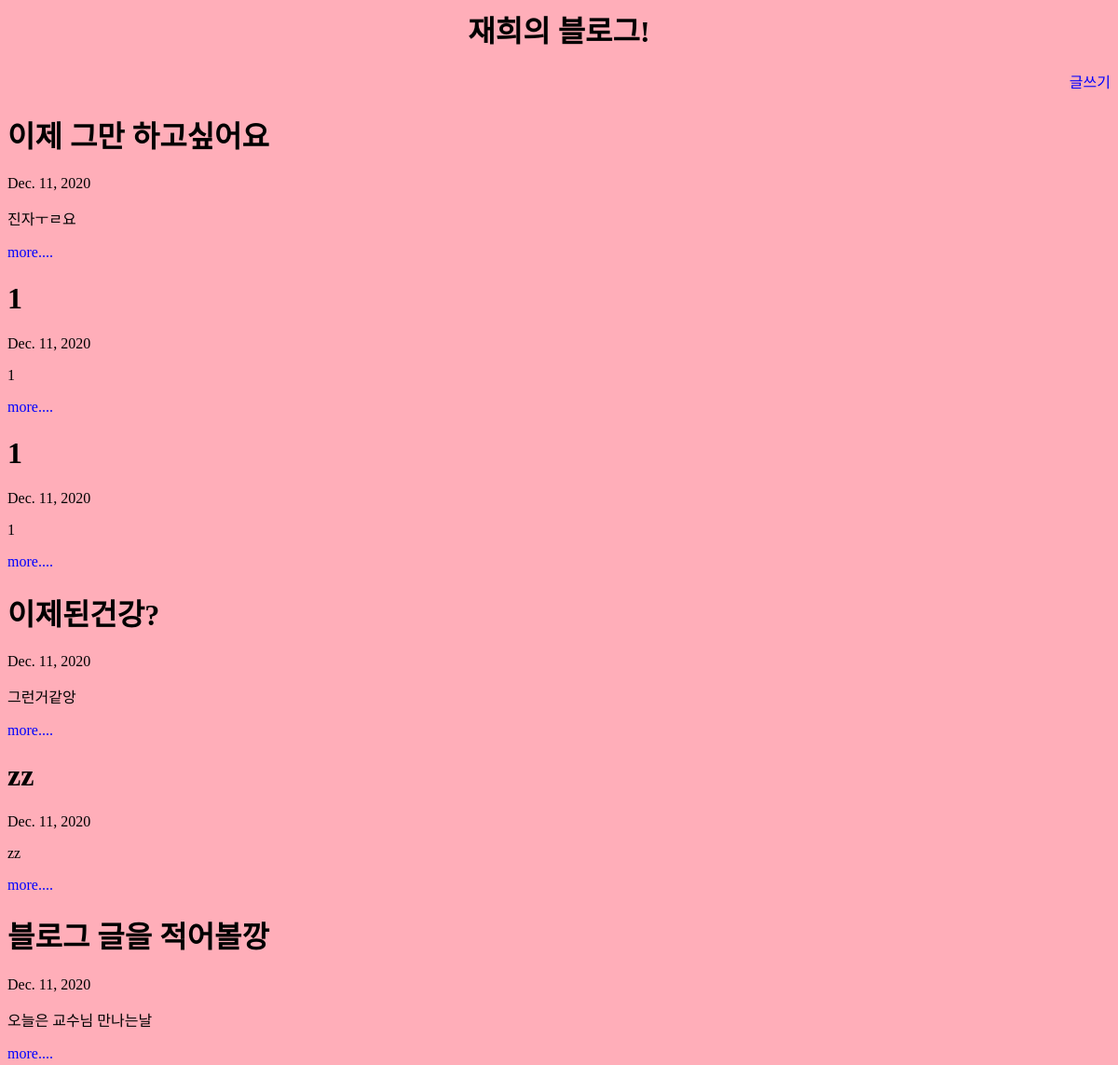
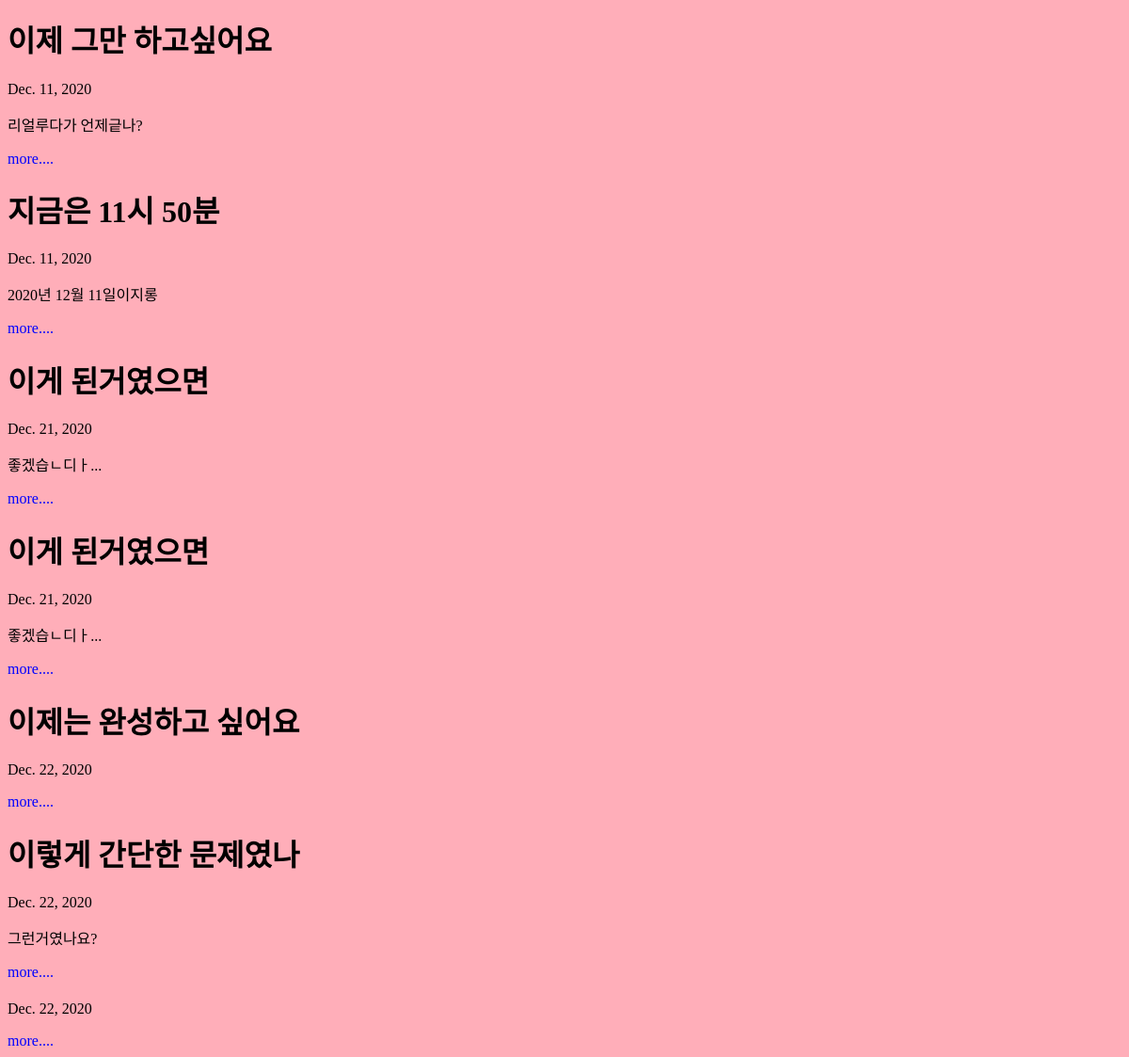
The page / on the database its author committed (2 pictures, top to bottom).
### jhblo/models.py (models this page shows, shortened)
class Blog(models.Model):
    title = models.CharField(max_length=200)
    pub_date = models.DateField('date published')
    body = models.TextField()
    def summary(self):
        return self.body[:100]

### jhblo/views.py (the view)
# urls.py: path('', jhblo.views.home, name='home'),
def home(request):
    blogs = Blog.objects
    return render(request, 'home.html', {'blogs':blogs})

### jhblo/templates/home.html
 {% load static %}
<html>
<body bgcolor="#ffaeb9">
<link rel="stylesheet" href="{% static 'css/style.css' %}">
<body>
<center><h1> 재희의 블로그! </h1></center>
    <a href="{% url 'new' %}"><div style="color:blue; text-align:right;"> 글쓰기 </div></a>
{% for blog in blogs.all %}
        <h1>{{  blog.title  }}</h1>
        <p>{{  blog.pub_date  }}</p>
        <p>{{ blog.summary }}</p>
<a href="{% url 'detail' blog.id%}"><div style="color:blue;">more....</div></a>
    {%endfor%}
</body>
</html>

### static/css/style.css (style rules this page uses)
body { font-family: 'Nanum Pen Script', serif; }
* { box-sizing: border-box; }
a { color: black; text-decoration: none; }

### rows shown on the page
Blog: title "이제 그만 하고싶어요", pub_date "Dec. 11, 2020", summary "진자ㅜㄹ요"
Blog: title "1", pub_date "Dec. 11, 2020", summary "1"
Blog: title "1", pub_date "Dec. 11, 2020", summary "1"
Blog: title "이제된건강?", pub_date "Dec. 11, 2020", summary "그런거같앙"
Blog: title "zz", pub_date "Dec. 11, 2020", summary "zz"
Blog: title "블로그 글을 적어볼깡", pub_date "Dec. 11, 2020", summary "오늘은 교수님 만나는날"
Blog: title "이제 그만 하고싶어요", pub_date "Dec. 11, 2020", summary "리얼루다가 언제긑나?"
Blog: title "지금은 11시 50분", pub_date "Dec. 11, 2020", summary "2020년 12월 11일이지롱"
Blog: title "이게 된거였으면", pub_date "Dec. 21, 2020", summary "좋겠습ㄴ디ㅏ..."
Blog: title "이게 된거였으면", pub_date "Dec. 21, 2020", summary "좋겠습ㄴ디ㅏ..."
Blog: title "이제는 완성하고 싶어요", pub_date "Dec. 22, 2020"
Blog: title "이렇게 간단한 문제였나", pub_date "Dec. 22, 2020", summary "그런거였나요?"
Blog: pub_date "Dec. 22, 2020"
